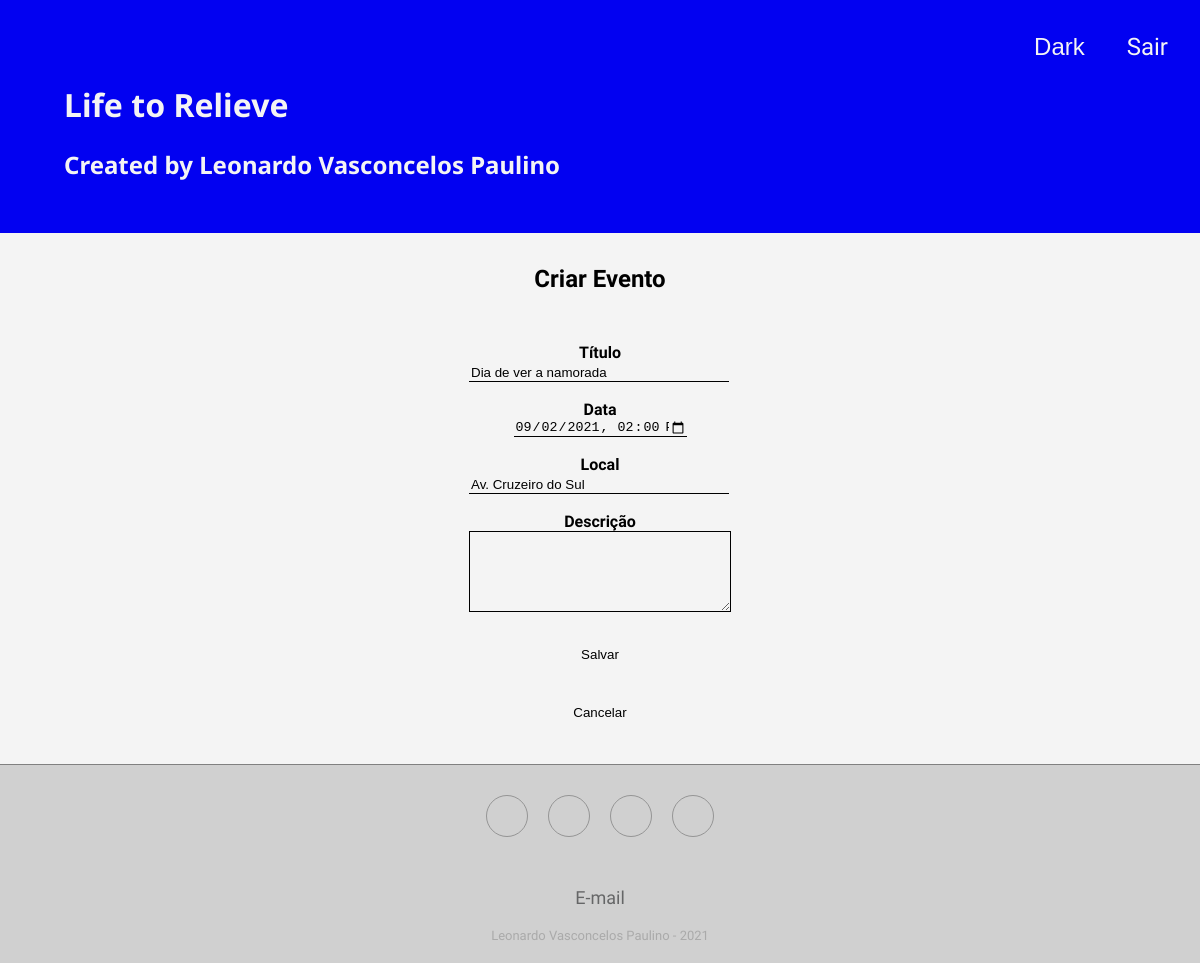
Screenshot of /agenda/evento/?id=8 (signed in) with the database file from the repository.
### core/models.py (models this page shows, shortened)
class Evento(models.Model):
    titulo = models.CharField(max_length=100)
    descricao = models.TextField(blank=True, null=True)
    data_evento = models.DateTimeField(verbose_name='Data do Evento')
    local_evento = models.CharField(max_length=150, blank=True, null=True)
    data_criacao = models.DateTimeField(auto_now=True)
    usuario = models.ForeignKey(User, on_delete=models.CASCADE)
    class Meta:
        db_table = 'evento'
    def get_data_input(self):
        return self.data_evento.strftime('%Y-%m-%dT%H:%M')

### core/views.py (the view)
# urls.py: path('agenda/evento/', views.evento),
@login_required(login_url='/login/')
def evento(request):
    id_evento = request.GET.get('id')
    dados = {}
    if id_evento:
        dados['evento'] = Evento.objects.get(id=id_evento)
    return render(request, 'evento.html', dados)

### templates/evento.html (shortened to what this page needs)
{% extends 'model-page.html' %}
{% block content %}
{% load static %}
<link href="{% static "css/evento.css" %}" rel="stylesheet">
<h2 class="title">Criar Evento</h2>
<form action="submit/" method="POST">
    <label><b>Título</b></label>
    <input type="text" name="titulo" value="{{ evento.titulo }}" id="titulo" autocomplete="off"/>
    <br>
    <label><b>Data</b></label>
    <input type="datetime-local" name="data_evento" value="{{ evento.get_data_input }}"/>
    <label><b>Local</b></label>
    <input type="text" name="local_evento" value="{{ evento.local_evento }}" autocomplete="off"/>
    <br>
    <label><b>Descrição</b></label>
    <textarea name="descricao" rows="5" cols="30">{{ evento.descricao }}</textarea>
    <br><br>
    <input type="submit" value="Salvar" id="btn1"/>
    <br>
    <a href="/" style="text-decoration: none;">
        <input type="button" value="Cancelar" id="btn2"/>
    </a>
</form>
{% endblock %}

### templates/css/header.css (style rules this page uses)
body { font-family: 'Urbanist', sans-serif; margin: 0; background-color: #f4f4f4; }

### templates/css/evento.css (style rules this page uses)
.title { display: table; margin: 0 auto; padding: 32px; }
form { display: table; margin: 0 auto; }
label { display: table; margin: 0 auto; padding-top: 18px; }
input { width: 256px; background-color: transparent; border: none; outline: none; border-bottom: 1px solid #000; }
input[type=datetime-local] { width: 172px; display: table; margin: 0 auto; }
textarea { width: 256px; background-color: transparent; border: none; outline: none; border: 1px solid #000; font-family: 'Urbanist', sans-serif; }
#btn1, #btn2 { padding: 12px; width: 96px; display: table; margin: 0 auto; border: none; text-decoration: none; }
#btn2 { margin-bottom: 32px; }

### rows the page displays
Evento: titulo "Dia de ver a namorada", data_evento "09/02/2021 14:00", local_evento "Av. Cruzeiro do Sul"
